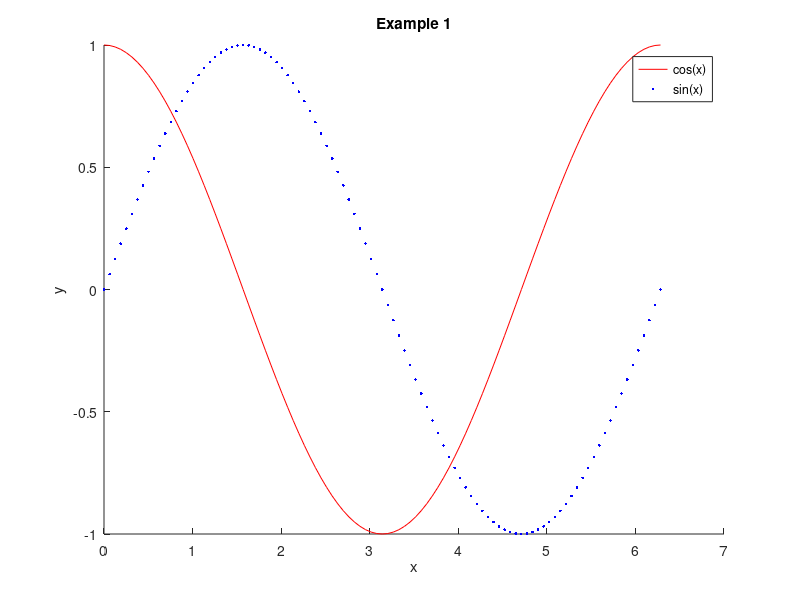
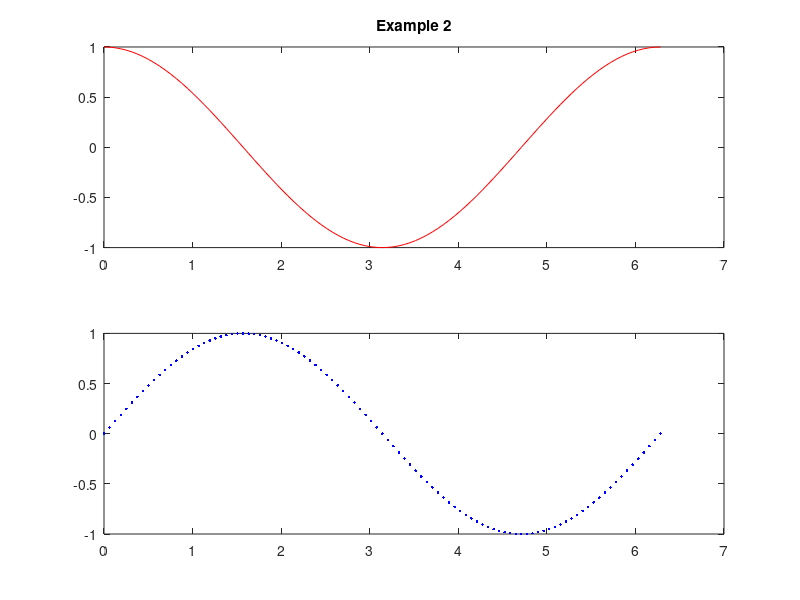
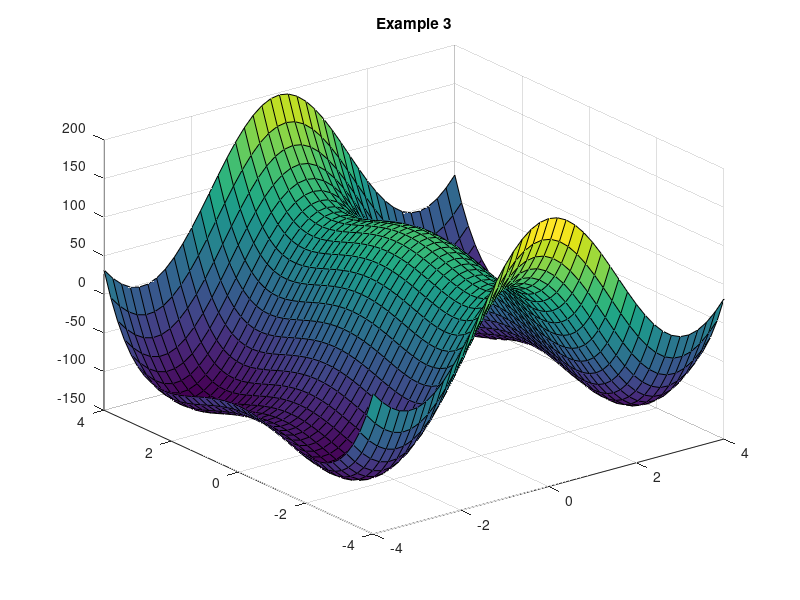

MATLAB code for these plots, in order:



%=============================================================================
% Basic linear algebra operations
%=============================================================================

% Defining matrices

A = rand(3, 2); % 3x2 random matrix
disp("A =");
disp(A);

B = [4, -3, 1; 9, 3, 2; -1, 0, 6]; % 3x3 matrix defined elementwise
disp("\nB =");
disp(B);

C = eye(2); % 2x2 identity matrix
disp("\nC =");
disp(C);

D = zeros(3, 3); % 3x3 matrix filled using a loop
for i = 1:3
	for j = 1:3
		D(i,j) = 3*(i-1) + j; % Note that MATLAB indices begin at 1
	end
end
disp("\nD =");
disp(D);

E = [A B; C A']; % 5x5 matrix defined as a block matrix
disp("\nE =");
disp(E);

% Basic matrix operations

disp("\ndet(B) =");
disp(det(B)); % Matrix determinant

disp("\ninv(B) =");
disp(inv(B)); % Matrix inverse

disp("\nB' =");
disp(B'); % Matrix transpose

disp("\n3B =");
disp(3*B); % Scalar multiplication

disp("\nBD =");
disp(B*D); % Matrix-matrix product

disp("\nB.D =");
disp(B.*D); % Elementwise matrix-matrix product

% Defining vectors

% Note that vectors in MATLAB are just matrices for which one dimension is 1,
% so all matrix functions work with vectors.


u = rand(3, 1); % 3x1 random vector
disp("\nu =");
disp(u);

v = [3; -4; 8; 0; -1; 2]; % 6x1 vector defined elementwise
disp("\nv =");
disp(v);

w = zeros(5, 1); % Redefining a range of vector values
w(2:4) = 1;
disp("\nw =");
disp(w);

x = linspace(0, 2*pi, 101); % Row vector of equally-spaced values on [0,2pi]
disp("\nx =");
disp(x(1:10));
disp("...");
disp(x(end-10:end));

y = (10:-2:0)'; % Column vector of values defined by a range
disp("\ny =");
disp(y);

% Basic vector operations

disp("\n2v =");
disp(2*v); % Scalar multiplication

disp("\nv'y =");
disp(v'*y); % Inner product

disp("\nvy' =");
disp(v*y'); % Outer product

disp("\nv.y =");
disp(v.*y); % Elementwise vector-vector product

disp("\nmin(v) =");
disp(min(v)); % Minimum value

disp("\nmax(v) =");
disp(max(v)); % Maximum value

disp("\nmean(v) =");
disp(mean(v)); % Average value

disp("\n||v||_2 =");
disp(norm(v)); % Euclidean norm

disp("\n||v||_1 =");
disp(norm(v, 1)); % Taxicab norm

disp("\n||v||_inf =");
disp(norm(v, Inf)); % Chebyshev norm

% Eigenvalues

% Note that MATLAB's eig() function can return either a vector of eigenvalues
% or matrices of eigenvalues and eigenvectors depending on whether the output
% is assigned to a single variable or a vector of two variables.

ew = eig(B); % Vector of eigenvalues
disp("\nEigenvalues of B:");
disp(ew);

[ev, ew] = eig(B); % Matrices of eigenvalues and eigenvectors
disp("\nEigenvectors of B:");
disp(ev);

disp("\nX Lambda X^(-1) =");
disp(ev*ew*inv(ev)); % Demonstrating the eigendecomposition of B

% Linear systems

v = v(1:3);
z = B \ v; % Solve the linear system Bz = v
disp("\nz =");
disp(z);

disp("\nBz =");
disp(B*z); % Matrix-vector product

%=============================================================================
% Basic programming structures
%=============================================================================

% Conditionals

if det(B) > 0
	disp("\ndet(B) is positive");
elseif det(B) < 0
	disp("\ndet(B) is negative");
else
	disp("\ndet(B) is zero");
end

% For loops

s = zeros(1, 10);
for i = 1:length(s)
	s(i) = sqrt(i); % Square root
end
disp("\ns =");
disp(s);

% While loops

p = 0;
while 2^p < 1000
	p += 1; % Combined assignment
end
disp("\np =");
disp(p);

% Functions

function out = square(x)
	out = x.^2;
end

disp("\nsquare(y) =");
disp(square(y));

%=============================================================================
% Basic plotting
%=============================================================================

% Single 2D plot

% In MATLAB, multiple series can be plotted on the same axis either by passing
% all of them to the plot() function, or by toggling 'hold' to 'on' and then
% plotting them separately.
% Series labels in the legend are most easily added by specifying them, in
% order, in the legend() function.


y1 = cos(x); % Generate function values on [0,2pi]
y2 = sin(x);

figure % Create a new figure window
hold on % Turn hold on to collect multiple plots in the same figure
plot(x, y1, 'r') % Plot a red solid line
plot(x, y2, 'b.') % Plot a blue dotted line
title("Example 1") % Figure title
xlabel("x") % x-axis label
ylabel("y") % y-axis label
legend("cos(x)", "sin(x)") % Plot legend
hold off

% Stacked 2D plots

figure
subplot(2, 1, 1) % Target first tile in a 2x1 layout
plot(x, y1, 'r') % Plot first function
title("Example 2") % Add title above first subplot
subplot(2, 1, 2) % Target second tile in a 2x1 layout
plot(x, y2, 'b.') % Plot second function

% 3D surface plots

% Surface plots are usually generated with the help of MATLAB's meshgrid()
% function, which returns a pair of matrices: One whose rows are identical
% copies of the x-values, and one whose columns are identical copies of the
% y-values. The mesh of z-coordinates can then be computed by evaluating an
% elementwise function with these two matrices as the x- and y-values.

[X, Y] = meshgrid(linspace(-4,4,41), linspace(-4,4,41)); % Generate grids

function z = f(x, y) % Define a function for the surface
	z = 100*cos(x) + 1 - 10*y.^2 + y.^4;
end

Z = f(X, Y); % Generate z-coordinates

figure

surf(X, Y, Z) % Surface plot
title("Example 3")


